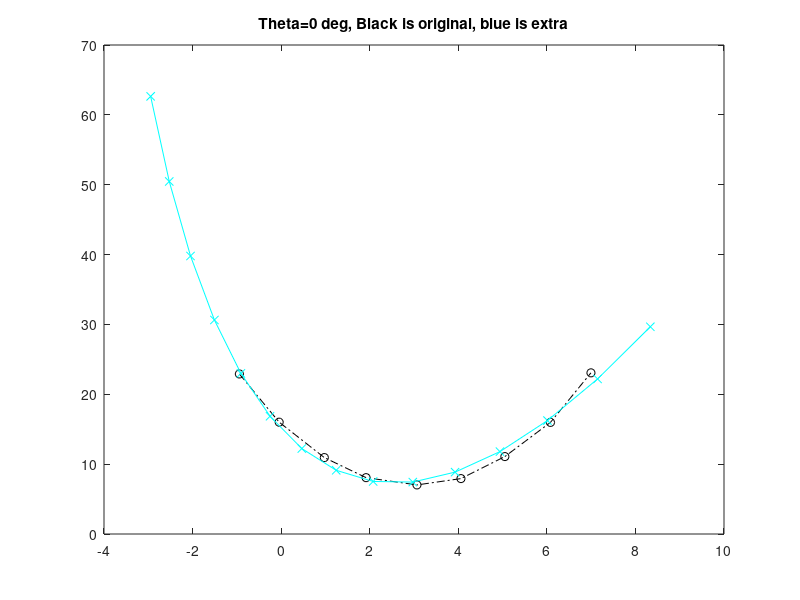
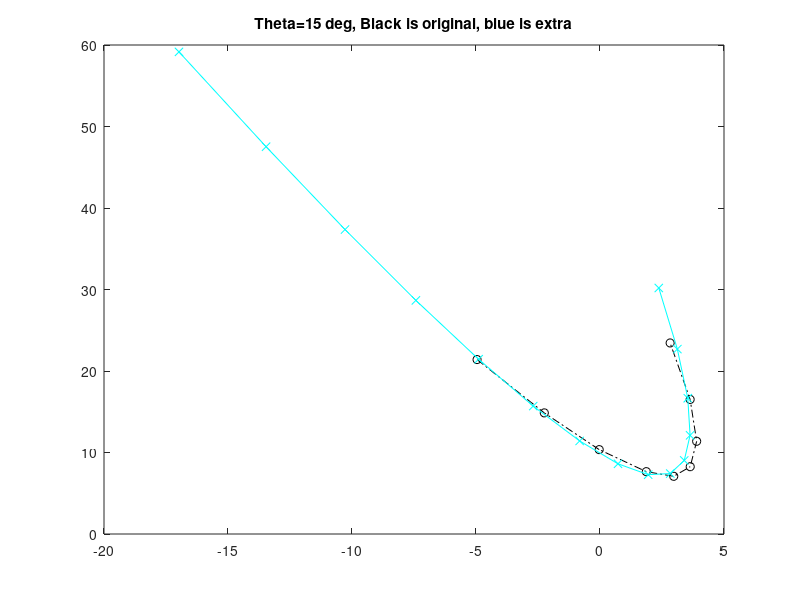
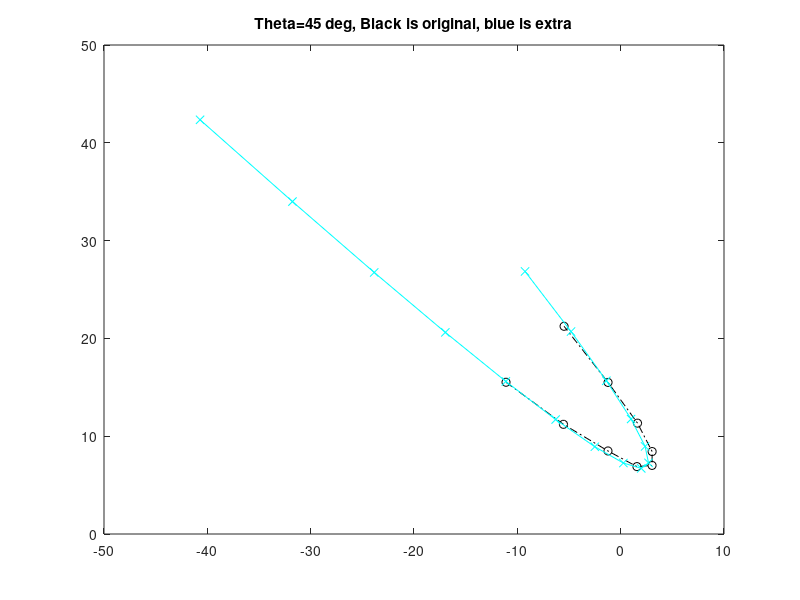
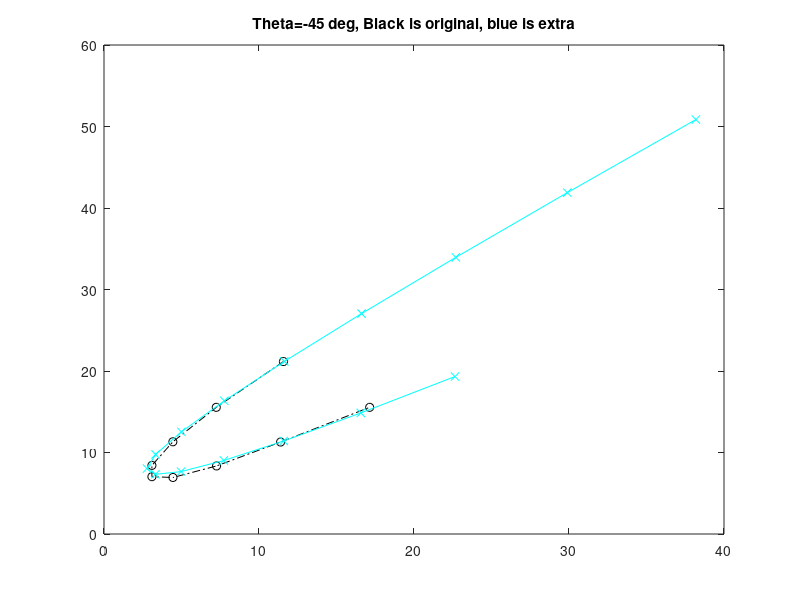

Write MATLAB code to recreate these figures, in order.
%------------------------------------------------------------------------------
%
% 1) Create fake data for points approximately on a parabola 
%    at an angle theta from 'straight up'
% 2) Then solve the regression coefficients on the assumption that 
%    it s indeed a parabola and show that we can extrapolate it.
%   
%
"..."

%-------------------------------------------------------------------------------
function xy1= createRotatedParabolaWithJitter(theta, x0=-3, y0=10, from=-4, to=4)

  cTheta= cos(theta); 
  sTheta= sin(theta);
  rotateByThetaAndTranslateByX0Y0 = ...
      [ cTheta  -sTheta  x0 
        sTheta   cTheta  y0
             0        0   1 ];
  unrotatedParabola= [
    -4  16  1
    -3   9  1
    -2   4  1
    -1   1  1
     0   0  1
     1   1  1
     2   4  1
     3   9  1
     4  16  1
    ];
  randomJitter=[ (rand(rows(unrotatedParabola),2)-0.5)/5 zeros(rows(unrotatedParabola),1)]; % Jitter the x & y but not the 1 column

  xy1= (unrotatedParabola + randomJitter) * rotateByThetaAndTranslateByX0Y0';

endfunction
%-------------------------------------------------------------------------------

figureNumber=0;
for theta = [0 pi/12 pi/4 -pi/4 pi*3.25 -pi *2/3]
  figureNumber++; fprintf('%i) Theta=%d\n', figureNumber ,theta);
  
  X=unrotatedParabola= [
    -3   9  1
    -2   4  1
     0   0  1
     1   1  1
     2   4  1
     3   9  1
     4  16  1
     5  25  1
     6  36  1
    ];

  y=rotated_tfeatures= createRotatedParabolaWithJitter(theta, 3,7, from=-4, to=+4);

  % Solve it in one line
  coefficients = (X' * X) \ X' * y; 
  coefficients = round(coefficients * 1e12) / 1e12; % round to 12 decimal places so that nearly-integers get rounded to integers
  disp(coefficients);

  %extrapolate it
  rangeXToExtrapolate = linspace(-7, 7, 15);
  featuresToExtrapolate= [rangeXToExtrapolate' rangeXToExtrapolate'.^2  ones(length(rangeXToExtrapolate),1)];
  extraXY= featuresToExtrapolate * coefficients;
  extraX= extraXY(:,1);
  extraY= extraXY(:,2);

  % Show the original points and the extrapolation
  fprintf('\n');
  figure(figureNumber);
  plot(rotated_tfeatures(:,1), rotated_tfeatures(:,2), '-.ko') % original data that we're trying to fit
  hold on
  plot(extraX, extraY, '-cx')
  title( sprintf('Theta=%i deg, Black is original, blue is extra', theta * 180/pi ));
  hold off

endfor

%----------------------------------------------------------
%
% Aside: How to create a function that represents a rotated quadratic: (ax^2 + bx + c - y ) * rotateByThetaDegrees
%
a=-1; b=0; c=0;
Q1= [a  0  b 
     0  0 -1 
     0  0  c];
quadratic= @(xy, M)([xy 1] * M * [xy 1]'); % this calculates (ax^2 + bx + c - y)
rotatedquadratic= @(xy, M, rotateByThetaAndTranslateByX0Y0)(
                    [xy 1] * rotateByThetaAndTranslateByX0Y0' * M * rotateByThetaAndTranslateByX0Y0 * [xy 1]');
%
%----------------------------------------------------------

% Notes 2
% calculating the extrapolation if you know theta
% extrat1 = ifelse(sTheta==0,
%   rangeXToExtrapolate - x0,
%   (-cTheta + sqrt(cTheta^2 - 4 * sTheta * (rangeXToExtrapolate - x0))) / 2 / sTheta
%   );
% extrat2 = ifelse(sTheta==0,
%   rangeXToExtrapolate - x0,
%   (-cTheta - sqrt(cTheta^2 - 4 * sTheta * (rangeXToExtrapolate - x0))) / 2 / sTheta
%   );

% tt = [ extrat1( imag(extrat1)==0 ) flip( extrat2( imag(extrat2)==0 ) )];
% xx= cTheta * tt - sTheta * tt.^2 + x0;
% yy= sTheta* tt + cTheta * tt.^2 + y0;
% extraX= xx;
% extraY= yy;
%----------------------------------------------------------
